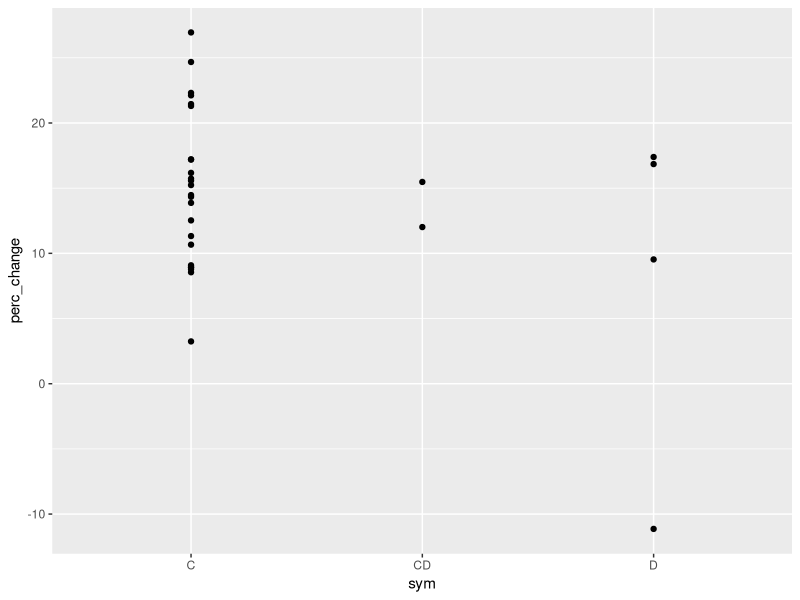

Generate this figure with R:
library(tidyverse)
symdat<-read_csv("Data/Buoyant_Weight/symdat.csv")

bw_mastersheet <- read_csv("Data/Buoyant_Weight/bw_mastersheet.csv") %>%
  mutate(species = str_sub(FragID, 1, 1)) %>%
  full_join(symdat)


df <- bw_mastersheet %>%
  group_by(FragID, sym, species) %>%
  summarise(perc_change = (weight[TimePoint == 2] -weight[TimePoint == 1])/(weight[TimePoint == 1])*100)
#group_By<- tidyverse function that uses column names (no spaces, lower case etc), to make certain cgoups 
df %>%
  filter(species == "P") %>%
  ggplot(aes(x=sym, y=perc_change))+geom_point()


#
